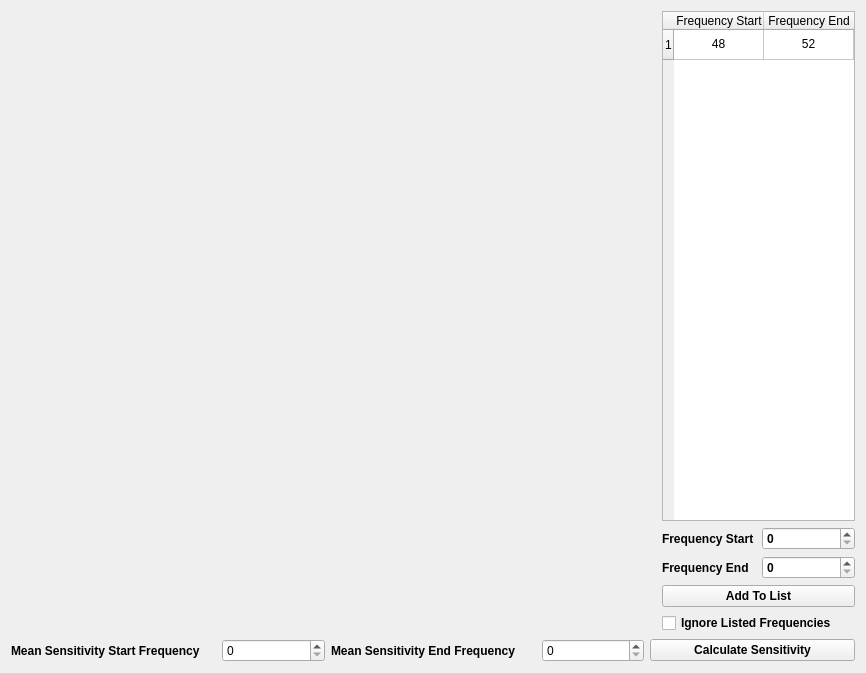
<?xml version="1.0" encoding="UTF-8"?>
<ui version="4.0">
 <class>Form</class>
 <widget class="QWidget" name="Form">
  <property name="geometry">
   <rect>
    <x>0</x>
    <y>0</y>
    <width>866</width>
    <height>673</height>
   </rect>
  </property>
  <property name="windowTitle">
   <string>FFT Graph</string>
  </property>
  <layout class="QVBoxLayout" name="verticalLayout" stretch="100,5">
   <item>
    <layout class="QHBoxLayout" name="horizontalLayout_5" stretch="100,30">
     <item>
      <widget class="PlotWidget" name="graphWidget" native="true">
       <property name="font">
        <font>
         <bold>true</bold>
        </font>
       </property>
      </widget>
     </item>
     <item>
      <layout class="QVBoxLayout" name="verticalLayout_2" stretch="100,5,5,0,10">
       <item>
        <widget class="QTableWidget" name="tableWidget">
         <property name="font">
          <font>
           <bold>false</bold>
          </font>
         </property>
         <property name="layoutDirection">
          <enum>Qt::LeftToRight</enum>
         </property>
         <property name="frameShape">
          <enum>QFrame::StyledPanel</enum>
         </property>
         <property name="showGrid">
          <bool>true</bool>
         </property>
         <property name="gridStyle">
          <enum>Qt::SolidLine</enum>
         </property>
         <property name="sortingEnabled">
          <bool>false</bool>
         </property>
         <property name="wordWrap">
          <bool>true</bool>
         </property>
         <attribute name="horizontalHeaderVisible">
          <bool>true</bool>
         </attribute>
         <attribute name="horizontalHeaderCascadingSectionResizes">
          <bool>false</bool>
         </attribute>
         <attribute name="horizontalHeaderMinimumSectionSize">
          <number>39</number>
         </attribute>
         <attribute name="horizontalHeaderDefaultSectionSize">
          <number>90</number>
         </attribute>
         <attribute name="horizontalHeaderHighlightSections">
          <bool>true</bool>
         </attribute>
         <attribute name="horizontalHeaderShowSortIndicator" stdset="0">
          <bool>false</bool>
         </attribute>
         <attribute name="verticalHeaderVisible">
          <bool>true</bool>
         </attribute>
         <attribute name="verticalHeaderCascadingSectionResizes">
          <bool>false</bool>
         </attribute>
         <attribute name="verticalHeaderHighlightSections">
          <bool>true</bool>
         </attribute>
         <row>
          <property name="text">
           <string>1</string>
          </property>
          <property name="textAlignment">
           <set>AlignCenter</set>
          </property>
         </row>
         <column>
          <property name="text">
           <string>Frequency Start</string>
          </property>
          <property name="font">
           <font>
            <bold>false</bold>
           </font>
          </property>
         </column>
         <column>
          <property name="text">
           <string>Frequency End</string>
          </property>
         </column>
         <item row="0" column="0">
          <property name="text">
           <string>48</string>
          </property>
          <property name="textAlignment">
           <set>AlignCenter</set>
          </property>
         </item>
         <item row="0" column="1">
          <property name="text">
           <string>52</string>
          </property>
          <property name="textAlignment">
           <set>AlignCenter</set>
          </property>
         </item>
        </widget>
       </item>
       <item>
        <layout class="QHBoxLayout" name="horizontalLayout_4">
         <item>
          <widget class="QLabel" name="label_3">
           <property name="font">
            <font>
             <bold>true</bold>
            </font>
           </property>
           <property name="text">
            <string>Frequency Start</string>
           </property>
          </widget>
         </item>
         <item>
          <widget class="QSpinBox" name="spinBox_3">
           <property name="font">
            <font>
             <bold>true</bold>
            </font>
           </property>
          </widget>
         </item>
        </layout>
       </item>
       <item>
        <layout class="QHBoxLayout" name="horizontalLayout_6">
         <item>
          <widget class="QLabel" name="label_4">
           <property name="font">
            <font>
             <bold>true</bold>
            </font>
           </property>
           <property name="text">
            <string>Frequency End</string>
           </property>
          </widget>
         </item>
         <item>
          <widget class="QSpinBox" name="spinBox_4">
           <property name="font">
            <font>
             <bold>true</bold>
            </font>
           </property>
          </widget>
         </item>
        </layout>
       </item>
       <item>
        <widget class="QPushButton" name="pushButton">
         <property name="font">
          <font>
           <bold>true</bold>
          </font>
         </property>
         <property name="text">
          <string>Add To List</string>
         </property>
        </widget>
       </item>
       <item>
        <widget class="QCheckBox" name="checkBox">
         <property name="font">
          <font>
           <bold>true</bold>
          </font>
         </property>
         <property name="text">
          <string>Ignore Listed Frequencies</string>
         </property>
        </widget>
       </item>
      </layout>
     </item>
    </layout>
   </item>
   <item>
    <layout class="QHBoxLayout" name="horizontalLayout_2" stretch="10,5,10,5,10">
     <item>
      <widget class="QLabel" name="label_5">
       <property name="font">
        <font>
         <bold>true</bold>
        </font>
       </property>
       <property name="text">
        <string>Mean Sensitivity Start Frequency</string>
       </property>
      </widget>
     </item>
     <item>
      <widget class="QSpinBox" name="spinBox_6"/>
     </item>
     <item>
      <widget class="QLabel" name="label_6">
       <property name="font">
        <font>
         <bold>true</bold>
        </font>
       </property>
       <property name="text">
        <string>Mean Sensitivity End Frequency</string>
       </property>
      </widget>
     </item>
     <item>
      <widget class="QSpinBox" name="spinBox_5"/>
     </item>
     <item>
      <widget class="QPushButton" name="pushButton_2">
       <property name="font">
        <font>
         <bold>true</bold>
        </font>
       </property>
       <property name="text">
        <string>Calculate Sensitivity</string>
       </property>
      </widget>
     </item>
    </layout>
   </item>
  </layout>
 </widget>
 <customwidgets>
  <customwidget>
   <class>PlotWidget</class>
   <extends>QWidget</extends>
   <header>pyqtgraph</header>
   <container>1</container>
  </customwidget>
 </customwidgets>
 <resources/>
 <connections/>
</ui>
